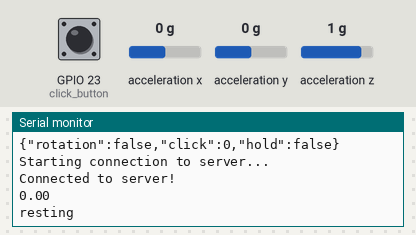
Bench run of a sketch on a simulated ESP32. Parts: the last lines printed to the serial monitor. Wiring (inferred from the names in the program): ADXL345 accelerometer at I2C address 0x53. Inputs (shaded band) come from the test bench; at power-on: acceleration x 0 g, acceleration y 0 g, GPIO 23 (click_button) HIGH, acceleration z 1 g. WiFi joins after 1.5 s; servers stay silent unless stated.

Above: at 5.3 s.
5.4 s: acceleration x set to 0.4 g
At 6.0 s:
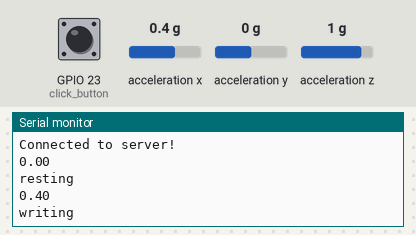
7.5 s: acceleration y set to 0.8 g
At 8.4 s:
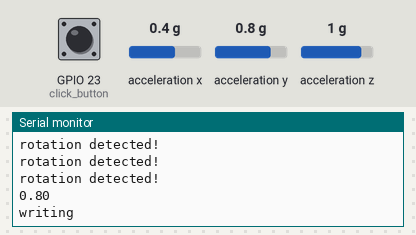
9.1 s: acceleration x set to -1.4 g
At 11.23 s:
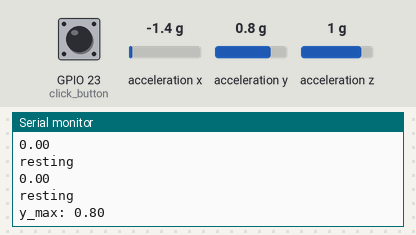
12.1 s: acceleration x set to 0.8 g
At 14.98 s:
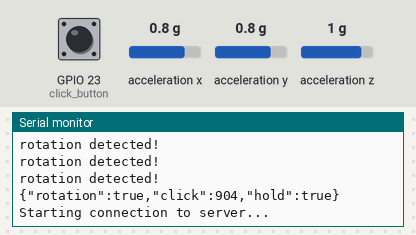
Timing chart, 0 to 16.1 s (numbered marks = the images above; inputs shaded):
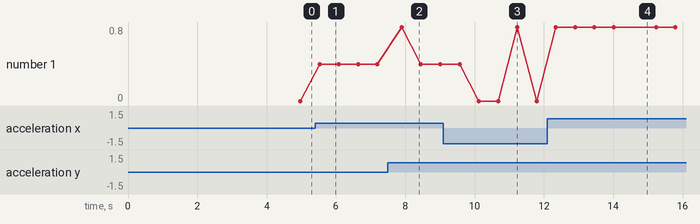

Measured:
- the behaviour switches between 0.2 and 0.3 g on acceleration x (found by bisection; images 0 and 1)
- after the input at 5.4 s, the serial monitor: prints a new line after 0.13 s (image 1)
- after the input at 7.5 s, the serial monitor: prints a new line after 0.20 s (image 2)
- after the input at 9.1 s, the serial monitor: prints a new line after 1.0 s (image 3)
- after the input at 12.1 s, the serial monitor: prints a new line after 2.3 s (image 4)
- plotted number 1: 0 → 0.4 after the input at 5.4 s, 0.4 → 0 after the input at 9.1 s

The sketch:

ACCELERATION_TEST.ino
```cpp
#include <Wire.h>
#include "M5Atom.h"
//#include <M5StickC.h>
#include <WiFiClientSecure.h>
#include <ssl_client.h>
#include <ArduinoJson.h>

#define ADXL345_I2C_ADRESS  0x53    //ADXL345 I2C address
#define ADXL345_DEV_ID  0xE5    //ADXL345 Device ID Number
#define ADXL345_SCALE_FACTOR  0.0039  //ADXL345 Scale Factor at ±2g range
#define ADXL345_DEVID 0x00        //ADXL345 Device ID Address
#define ADXL345_DATAX0  0x32        //ADXL345 X-Axis Data0 Address
#define ADXL345_POWER_CTL 0x2D        //ADXL345Power Management Adress
#define SAMPLING_RATE 50
#define SAMPLING_DATA_SIZE 300

const char* ssid = "Buffalo-G-C7DA";
const char* password = "vjdridmuhhaas";

const char* server = "pen-rpg-api.herokuapp.com";

uint32_t WebPost_LastTime = 0;
const int click_button = 23;

const char *root_ca = \
  "-----BEGIN CERTIFICATE-----\n"\
  "MIIDQTCCAimgAwIBAgITBmyfz5m/jAo54vB4ikPmljZbyjANBgkqhkiG9w0BAQsF\n"\
  "ADA5MQswCQYDVQQGEwJVUzEPMA0GA1UEChMGQW1hem9uMRkwFwYDVQQDExBBbWF6\n"\
  "b24gUm9vdCBDQSAxMB4XDTE1MDUyNjAwMDAwMFoXDTM4MDExNzAwMDAwMFowOTEL\n"\
  "MAkGA1UEBhMCVVMxDzANBgNVBAoTBkFtYXpvbjEZMBcGA1UEAxMQQW1hem9uIFJv\n"\
  "b3QgQ0EgMTCCASIwDQYJKoZIhvcNAQEBBQADggEPADCCAQoCggEBALJ4gHHKeNXj\n"\
  "ca9HgFB0fW7Y14h29Jlo91ghYPl0hAEvrAIthtOgQ3pOsqTQNroBvo3bSMgHFzZM\n"\
  "9O6II8c+6zf1tRn4SWiw3te5djgdYZ6k/oI2peVKVuRF4fn9tBb6dNqcmzU5L/qw\n"\
  "IFAGbHrQgLKm+a/sRxmPUDgH3KKHOVj4utWp+UhnMJbulHheb4mjUcAwhmahRWa6\n"\
  "VOujw5H5SNz/0egwLX0tdHA114gk957EWW67c4cX8jJGKLhD+rcdqsq08p8kDi1L\n"\
  "93FcXmn/6pUCyziKrlA4b9v7LWIbxcceVOF34GfID5yHI9Y/QCB/IIDEgEw+OyQm\n"\
  "jgSubJrIqg0CAwEAAaNCMEAwDwYDVR0TAQH/BAUwAwEB/zAOBgNVHQ8BAf8EBAMC\n"\
  "AYYwHQYDVR0OBBYEFIQYzIU07LwMlJQuCFmcx7IQTgoIMA0GCSqGSIb3DQEBCwUA\n"\
  "A4IBAQCY8jdaQZChGsV2USggNiMOruYou6r4lK5IpDB/G/wkjUu0yKGX9rbxenDI\n"\
  "U5PMCCjjmCXPI6T53iHTfIUJrU6adTrCC2qJeHZERxhlbI1Bjjt/msv0tadQ1wUs\n"\
  "N+gDS63pYaACbvXy8MWy7Vu33PqUXHeeE6V/Uq2V8viTO96LXFvKWlJbYK8U90vv\n"\
  "o/ufQJVtMVT8QtPHRh8jrdkPSHCa2XV4cdFyQzR1bldZwgJcJmApzyMZFo6IQ6XU\n"\
  "5MsI+yMRQ+hDKXJioaldXgjUkK642M4UwtBV8ob2xJNDd2ZhwLnoQdeXeGADbkpy\n"\
  "rqXRfboQnoZsG4q5WTP468SQvvG5\n"\
  "-----END CERTIFICATE-----\n";


void adxl345_set_data(uint8_t ucReg, uint8_t ucData);
void adxl345_get_data(uint8_t ucReg, uint8_t *ucData, uint8_t ucSize);
void adxl345_get_axi(float *pfData);

int counter_x_hold=0;
int counter_x=0;
int counter_y=0;

bool is_rotation;
bool is_click;
bool is_hold;

int total_click = 0;

WiFiClientSecure client;

void setup() {
  Serial.begin(115200);
  Wire.begin(26, 32);
  //Wire.begin(32, 33);
  Wire.setClock(400000L);
  pinMode(click_button, INPUT_PULLUP);
  /*
  M5.Axp.ScreenBreath(10);
  M5.Lcd.setRotation(3);
  M5.Lcd.setTextSize(2);
  M5.Lcd.fillScreen(BLACK);
  */
  uint8_t ucData;
  adxl345_get_data(ADXL345_DEVID, &ucData, 1); //デバイスＩＤ取得
  if(ucData !=  ADXL345_DEV_ID){
    Serial.println(F("I2C connection fail.Try again."));
  }
  connectToWiFi();
  //ADXL345を測定モードへ変更
  adxl345_set_data(ADXL345_POWER_CTL, 0x08);
  delay(100);

  WebPost_LastTime = 200000;
}

void loop() {

  float x_hold_array[SAMPLING_RATE];
  float y_array[SAMPLING_DATA_SIZE];
  float x_array[SAMPLING_DATA_SIZE];

  if ((millis() - WebPost_LastTime) > 10000) {
    postData(is_rotation, total_click, is_hold);  //Post data
    is_rotation = false;
    WebPost_LastTime = millis();  //store current time in WebGet_LastTime
  }

  float axiData[3];
  //加速度データ取得
  adxl345_get_axi(axiData);
  //加速度データの表示
  /*
  Serial.print(" X[g]:");Serial.print(axiData[0]);Serial.print(",");
  Serial.print(" Y[g]:");Serial.print(axiData[1]);Serial.print(",");
  Serial.print(" Z[g]:");Serial.print(axiData[2]);
  Serial.println();
  */

  y_array[counter_y] = axiData[1];
  x_hold_array[counter_x_hold] = axiData[0];
  x_array[counter_x] = axiData[0];

  if(counter_x_hold > SAMPLING_RATE) {
    Serial.println(maxElement(x_hold_array, SAMPLING_RATE));
    if(maxElement(x_hold_array, SAMPLING_RATE) > 0.2) {
      Serial.println("writing");
      is_hold=true;
    } else {
      Serial.println("resting");
      is_hold=false;
    }

    for(int i=0;i<SAMPLING_RATE;i++) {
      x_hold_array[i] = 0;
    }
    counter_x_hold=0;
  }

  if(counter_x > SAMPLING_DATA_SIZE && counter_y > SAMPLING_DATA_SIZE) {
    /*
    Serial.print("x: ");
    for(int index=0;index<SAMPLING_DATA_SIZE;index++) {
      Serial.print(x_array[index]);
      Serial.print(" ");
    }
    for(int index=0;index<SAMPLING_DATA_SIZE;index++) {
      Serial.print(y_array[index]);
      Serial.print(" ");
    }
    Serial.println();
    */
    Serial.print("y_max: ");
    Serial.println(maxElement(y_array, SAMPLING_DATA_SIZE));
    for(int index=0;index<SAMPLING_DATA_SIZE;index++) {
      if(x_array[index]==y_array[index]) {
        for(int i=2; i<51; i++) {
          if(x_array[index+i]==y_array[index+i] && maxElement(y_array, SAMPLING_DATA_SIZE) < float(2)) {
            Serial.println("rotation detected!");
            is_rotation = true;
            break;
          }
        }
      }
    }
    /***Zero clear*****/
    for(int i=0;i<SAMPLING_DATA_SIZE;i++) {
      x_array[i] = 0;
    }
    for(int i=0;i<SAMPLING_DATA_SIZE;i++) {
      y_array[i] = 0;
    }
    /***Zero clear*****/
    counter_x=0;
    counter_y=0;
  }

  counter_x_hold++;
  counter_x++;
  counter_y++;

  if(digitalRead(click_button)==true) {
    total_click++;
  }
  delay(10);
}


void adxl345_set_data(uint8_t ucReg, uint8_t ucData){
  Wire.beginTransmission(ADXL345_I2C_ADRESS);
  Wire.write(ucReg);
  Wire.write(ucData);
  Wire.endTransmission(true);
}

void adxl345_get_data(uint8_t ucReg, uint8_t *ucData, uint8_t ucSize){
  uint8_t cnt = 0;
  Wire.beginTransmission(ADXL345_I2C_ADRESS);
  Wire.write(ucReg);
  Wire.endTransmission(false);
  Wire.requestFrom(ADXL345_I2C_ADRESS, ucSize, true);
  while(Wire.available()){
    ucData[cnt] = Wire.read();
    cnt++;
  }
}

float maxElement(const float* array, size_t size) {

  float max = array[0];
  for(size_t i=0; i<size; i++) {
    if(max < array[i]) {
      max = array[i];
    }
  }

  return max;
}

float minElement(const float* array, size_t size) {

  float min = array[0];
  for(size_t i=0; i<size; i++) {
    if(min > array[i]) {
      min = array[i];
  }
  return min;
  }
}

/*ADXL345 X,Y,Zデータ取得関数*/
void adxl345_get_axi(float *pfData){
  uint8_t ucBuf[6];
  int16_t acc[3];
  adxl345_get_data(ADXL345_DATAX0, ucBuf, 6);
  acc[0] =((int16_t)ucBuf[1] << 8) | ucBuf[0];
  acc[1] =((int16_t)ucBuf[3] << 8) | ucBuf[2];
  acc[2] =((int16_t)ucBuf[5] << 8) | ucBuf[4];
  pfData[0] = acc[0] * ADXL345_SCALE_FACTOR;
  pfData[1] = acc[1] * ADXL345_SCALE_FACTOR;
  pfData[2] = acc[2] * ADXL345_SCALE_FACTOR;
}

void postData(bool rotation, int total_click, bool hold) {
   DynamicJsonDocument doc(1024);

  doc["rotation"] = rotation;
  doc["click"]   = total_click;
  doc["hold"] = hold;

  String state;
  serializeJson(doc, state);
  Serial.println(state);

  client.setCACert(root_ca);
  Serial.println("\nStarting connection to server...");
  delay(100);
  if (!client.connect(server, 443)) {
    Serial.println("Failed to connect");
  } else {
    Serial.println("Connected to server!");
    // Make a HTTP request:
    client.print("POST https://pen-rpg-api.herokuapp.com/api/v1/umsDRdmqyRWr6bvYsA1c6BgirgH2/device");
    client.println(" HTTP/1.1");
    client.println("Host: pen-rpg-api.herokuapp.com");
    client.println("Content-Type: application/json");
    client.println("Connection: close");
    client.println("Content-Type: application/x-www-form-urlencoded;");
    client.print("Content-Length: ");
    client.println(state.length());
    client.println();
    client.println(state);
    delay(10);
  }
}

void connectToWiFi() {
  WiFi.disconnect();
  Serial.print("Attempting to connect to SSID: ");
  Serial.println(ssid);
  WiFi.begin(ssid, password);
  for (int i = 0; WiFi.status() != WL_CONNECTED; i++)
  {
    if (i % 10 == 0) {
      WiFi.begin(ssid, password);
    }
    Serial.print(".");
    delay(1000); // wait a second for connection
  }
  Serial.print("Connected to ");
  Serial.println(ssid);

  delay(2000);
}
```
